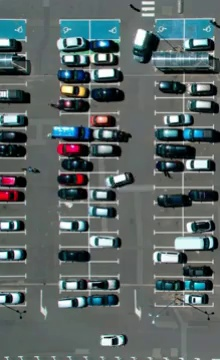
#> input picture Smart Parking System using Python and OpenCV/first_frame.png, 220 x 360 px
$ python parking_space_picker.py
#> lines starting #> are read from the running program, lines starting #| are printed output that depends on the picture
import cv2 # OpenCV kütüphanesini içe aktarır, görüntü işleme için kullanılır
import pickle
# pickle modülünü içe aktarır, Python nesnelerini dosyalara kaydetmek ve yüklemek için kullanılır
import numpy as np


# kırpılacak görüntü için dikdörtgenin boyut bilgileri
width = 27
height = 15

try: # Aşağıdaki kod bloğunu dener
    with open("CarParkPos", "rb") as f: # "CarParkPos" adlı dosyayı okuma modunda açar
        posList = pickle.load(f) # Dosyadan Python nesnesini yükler
except: # Yukarıdaki kod bloğunda hata oluşursa
    posList = [] # posList'i boş bir liste olarak başlatır


def mouseClick(events, x, y, flags, params):
    # Fare tıklama olaylarını işleyen bir fonksiyon tanımlar clickle seçicez bölgeyi.

    if events == cv2.EVENT_LBUTTONDOWN: # Eğer sol fare tuşuna basılırsa
        posList.append((x, y)) # Tıklanan konumu listeye ekler


    if events == cv2.EVENT_RBUTTONDOWN: # Eğer sağ fare tuşuna basılırsa
        for i, pos in enumerate(posList): # Listede her pozisyon için
            x1, y1 = pos # Pozisyon koordinatlarını alır

            if x1 < x < x1 + width and y1 < y < y1 + height:
                posList.pop(i)
   # Eğer tıklanan konum belirli bir alanın içindeyse Bu pozisyonu listeden çıkarır
    with open("CarParkPos","wb") as f: # "CarParkPos" adlı dosyayı yazma modunda açar
        pickle.dump(posList, f) # Python nesnesini dosyaya yazar

while True: # sonsuz döngü başlatır.
    img = cv2.imread("first_frame.png") # first frame dosyasını okur .
#> img is the input picture: shape (360, 220, 3); mean B, G, R 101.9, 102.1, 91

    # Listede her pozisyon için görüntü üzerine bir dikdörtgen çizer mavi ve 2 kalınlığında.
    for pos in posList:
        cv2.rectangle(img, pos, (pos[0] + width, pos[1] + height), (255,0,0),2)
    # print("poslist: ",posList)

    cv2.imshow("img", img)
    imgGray = cv2.cvtColor(img, cv2.COLOR_BGR2GRAY)
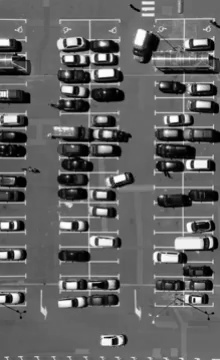
#> imgGray: shape (360, 220); min 0, max 255, mean 98.7
    cv2.imshow("img_gray", imgGray)

    # Prewitt operatörünü tanımla
    kernelx = np.array([[1,1,1],[0,0,0],[-1,-1,-1]])
    kernely = np.array([[-1,0,1],[-1,0,1],[-1,0,1]])

    # Prewitt operatörünü görüntüye uygula
    img_prewittx = cv2.filter2D(img, -1, kernelx)
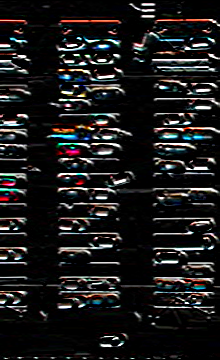
#> img_prewittx: shape (360, 220, 3); mean B, G, R 27.3, 27.3, 27.8
    img_prewitty = cv2.filter2D(img, -1, kernely)
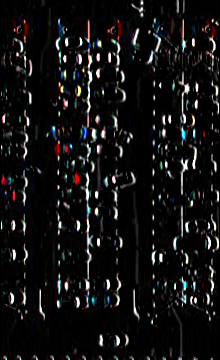
#> img_prewitty: shape (360, 220, 3); mean B, G, R 18.1, 18, 18.3

    # Sonuçları göster
    cv2.imshow("Prewitt X", img_prewittx)
    cv2.imshow("Prewitt Y", img_prewitty)
    cv2.imshow("Prewitt", img_prewittx + img_prewitty)
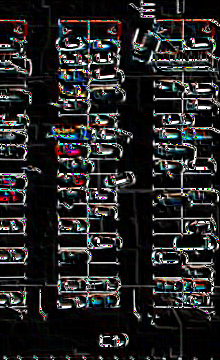
#> window 'Prewitt': shape (360, 220, 3); mean B, G, R 37.3, 36.9, 37.6


    # Fare olaylarını işlemek için bir geri çağırma fonksiyonu belirler
    cv2.setMouseCallback("img", mouseClick)
    cv2.waitKey(1) # Belirli bir süre boyunca bir tuşa basılmasını bekler
